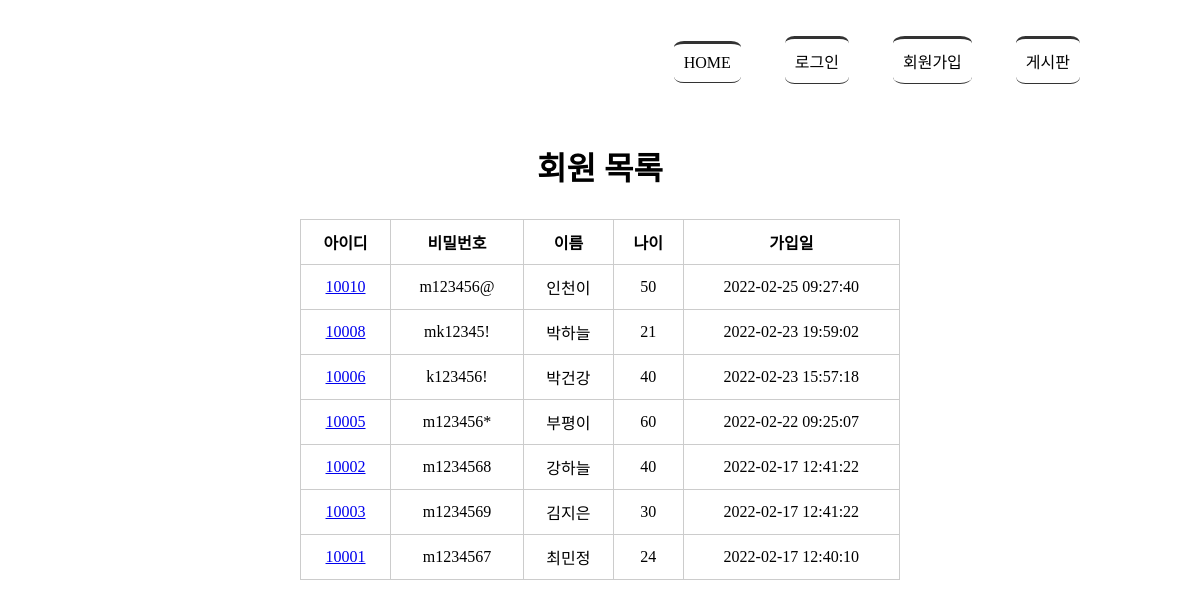
Before: /memberlist/ with the older database file.
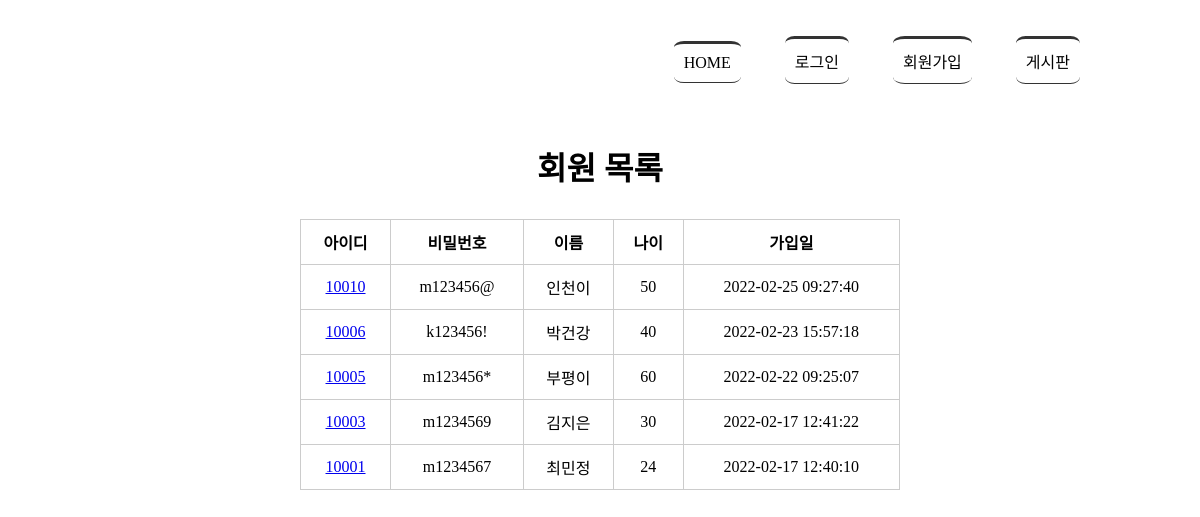
After: the same page with the newer database file.
### tables this page shows
CREATE TABLE member(
            mid char(5) PRIMARY KEY,
            passwd char(8) NOT NULL,
            name text NOT NULL,
            age integer,
            regDate timestamp date DEFAULT (datetime('now','localtime'))
            );

### app.py (the view)
@app.route('/memberlist/')
def memberlist():
    rs = select_member()
    return render_template('memberlist.html', rs = rs)

### model/model_member.py (called while the page is built)
def getconn():
    conn = sqlite3.connect("./members.db")
    return conn

def select_member():
    conn = getconn()
    cur = conn.cursor()
    sql = "SELECT * FROM member ORDER BY regDate DESC"
    cur.execute(sql)
    rs = cur.fetchall()
    conn.close()
    return rs

### templates/memberlist.html (shortened to what this page needs)
<!DOCTYPE html>
<html lang="en">
<head>
    <link rel="stylesheet" href="{{ url_for('static',filename='style.css')}}">
</head>
<body>
    <div id="container">
        {% include 'navbar.html' %}
        <section>
            <h1>회원 목록</h1>
            <table>
                <tr>
                    <th>아이디</th><th>비밀번호</th><th>이름</th><th>나이</th><th>가입일</th>
                </tr>
                {% for i in rs %}
                <tr>
                    <td><a href="{{ url_for('member_view', id=i[0]) }}">{{ i[0] }}</a></td>
                    <td>{{ i[1] }}</td>
                    <td>{{ i[2] }}</td>
                    <td>{{ i[3] }}</td>
                    <td>{{ i[4] }}</td>
                </tr>
                {% endfor %}
            </table>
        </section>
    </div>
</body>
</html>

### templates/navbar.html
<header>
        <nav>
             <ul>
                 {% if session %}
                 <li><a href="{{ url_for('index')}}"> HOME</a></li>
                 <li><a href="{{ url_for('logout')}}">({{ session['userName']}} 님)로그아웃 </a></li>
                 <li><a href="{{ url_for('memberlist')}}"> 회원목록 </a></li>
                 <li><a href="{{ url_for('boardlist')}}"> 게시판 </a></li>
                 {% else %}
                 <li><a href="{{ url_for('index')}}"> HOME</a></li>
                 <li><a href="{{ url_for('login')}}"> 로그인 </a></li>
                 <li><a href="{{ url_for('register')}}"> 회원가입 </a></li>
                 <li><a href="{{ url_for('boardlist')}}"> 게시판 </a></li>
                 {% endif %}
             </ul>
        </nav>
</header>

### static/style.css (style rules this page uses)
#container { width: 1000px; margin: 0 auto; }
header { height: 100px; }
nav ul { list-style: none; text-align: right; }
nav ul li { display: inline-block; margin: 20px; border-top: 3px solid #333; padding: 10px; border-bottom: 1px solid #333; border-radius:15%; }
nav ul li a { text-decoration: none; color: #000; }
section { text-align: center; }
section h1 { font-size: 2em; margin-bottom: 30px; }
section table { width: 600px; margin: 0 auto; border-collapse: collapse; }
section table, th, td { border: 1px solid #ccc; padding: 10px }

Changed rows visible on the page:
removed member: mid "10008", passwd "mk12345!", name "박하늘", age "21", regDate "2022-02-23 19:59:02"
removed member: mid "10002", passwd "m1234568", name "강하늘", age "40", regDate "2022-02-17 12:41:22"
